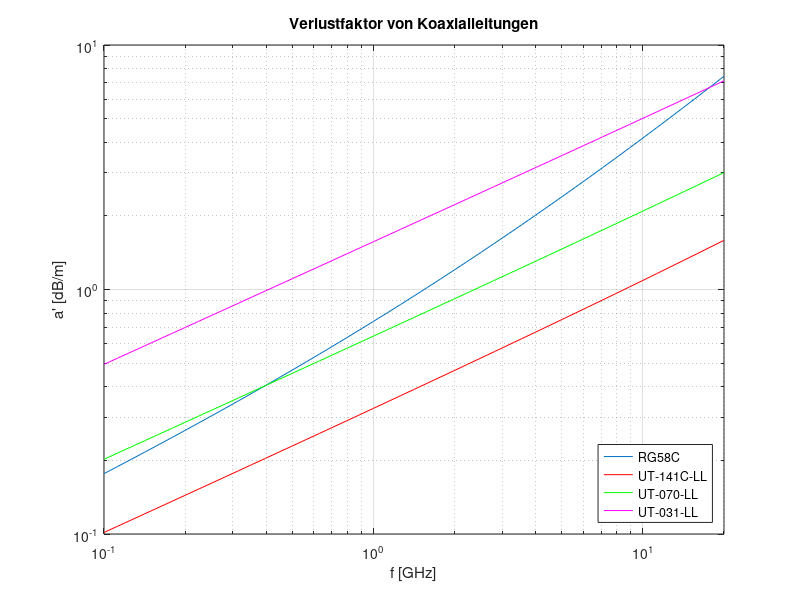

The MATLAB source for this figure:
function leitung_verlustfaktor
%------------------------------------------------------------------------
% leitung_verlustfaktor
%
% Verlustfaktor von Koaxialleitungen
%------------------------------------------------------------------------
% (c) Tietze/Schenk/Gamm 2009
%------------------------------------------------------------------------

fprintf(1,'\n');
fprintf(1,'Leitung     Koeffizienten des Verlustfaktors\n');
fprintf(1,'--------------------------------------------\n');

% RG-58-C (d=5mm;v=66%;c=101pF/m)
f_mhz_rg58c=[10 20 50 100 200 500 1000];
as_rg58c_db100m=[5 7.2 11.9 17.6 26.5 47 74];
a=[sqrt(f_mhz_rg58c);f_mhz_rg58c];
k_rg58c=as_rg58c_db100m/100*a'*inv(a*a');
fprintf(1,'RG-58-C     k1=%g  k2=%g\n',k_rg58c(1),k_rg58c(2));

% UT-141C-LL (d=3,6mm;v=77%;c=87,3pF/m)
f_mhz_ut141=1000*[0.5 1 5 10 20];
as_ut141_db1m=[0.23 0.33 0.75 1.09 1.59];
a=[sqrt(f_mhz_ut141);f_mhz_ut141];
k_ut141=as_ut141_db1m*a'*inv(a*a');
fprintf(1,'UT-141C-LL  k1=%g  k2=%g\n',k_ut141(1),k_ut141(2));

% UT-070-LL (d=1,8mm;v=77%;c=87,3pF/m)
f_mhz_ut070=1000*[0.5 1 5 10 20];
as_ut070_db1m=[0.46 0.65 1.46 2.09 3.01];
a=[sqrt(f_mhz_ut070);f_mhz_ut070];
k_ut070=as_ut070_db1m*a'*inv(a*a');
fprintf(1,'UT-070-LL   k1=%g  k2=%g\n',k_ut070(1),k_ut070(2));

% UT-031-LL (d=0,8mm;v=77%;c=87,3pF/m)
f_mhz_ut031=1000*[0.5 1 5 10 20];
as_ut031_db1m=[1.11 1.57 3.53 5.01 7.14];
a=[sqrt(f_mhz_ut031);f_mhz_ut031];
k_ut031=as_ut031_db1m*a'*inv(a*a');
fprintf(1,'UT-031-LL   k1=%g  k2=%g\n',k_ut031(1),k_ut031(2));

f_mhz=10.^[2:0.05:4.3];
as_rg58c=k_rg58c(1)*sqrt(f_mhz)+k_rg58c(2)*f_mhz;
as_ut141=k_ut141(1)*sqrt(f_mhz)+k_ut141(2)*f_mhz;
as_ut070=k_ut070(1)*sqrt(f_mhz)+k_ut070(2)*f_mhz;
as_ut031=k_ut031(1)*sqrt(f_mhz)+k_ut031(2)*f_mhz;

fprintf(1,'\n');

s=get(0,'Screensize');
figure('Position',[0.2*s(3) 0.2*s(4) 0.6*s(3) 0.6*s(4)]);
loglog(1e-3*f_mhz,as_rg58c);
hold on;
loglog(1e-3*f_mhz,as_ut141,'r-');
loglog(1e-3*f_mhz,as_ut070,'g-');
loglog(1e-3*f_mhz,as_ut031,'m-');
hold off;
grid on;
axis([0.1 20 0.1 10]);
xlabel('f [GHz]');
ylabel('a'' [dB/m]');
title('Verlustfaktor von Koaxialleitungen');
legend('RG58C','UT-141C-LL','UT-070-LL','UT-031-LL','Location','SouthEast');
